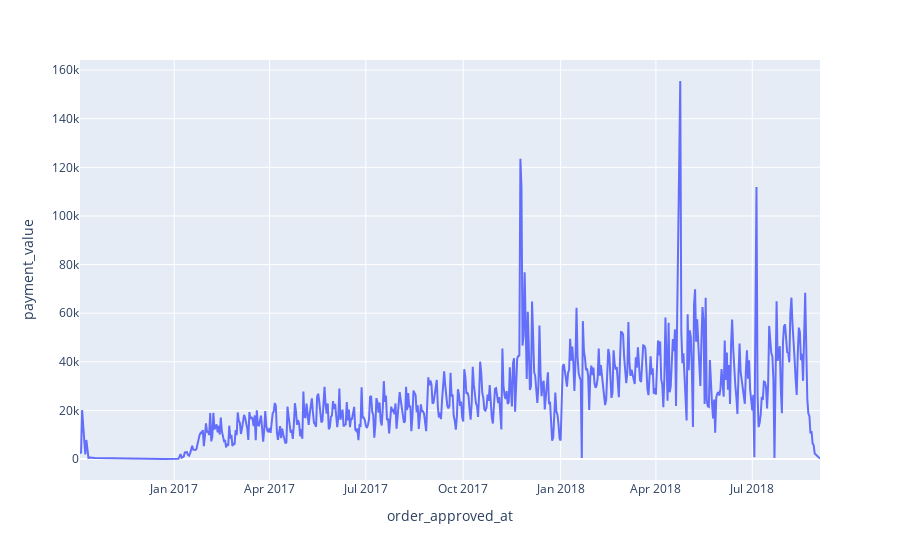

Notebook code for this chart:
### Code cell
import plotly.express as px

fig = px.line(df_sum, x=df_sum.index, y="payment_value")
fig.show()

### Figure 1 — Plotly figure (JSON) as saved in the notebook; plotly's stock layout.template omitted (floating-point values rounded to 4 significant figures; data arrays with more than 128 entries replaced by an {"elided": "..."} marker saying what was removed)
{"data": [{"hovertemplate": "order_approved_at=%{x}<br>payment_value=%{y}<extra></extra>", "legendgroup": "", "line": {"color": "#636efa", "dash": "solid"}, "marker": {"symbol": "circle"}, "mode": "lines", "name": "", "orientation": "v", "showlegend": false, "type": "scatter", "x": {"elided": "610 str values"}, "xaxis": "x", "y": {"elided": "610 float values"}, "yaxis": "y"}], "layout": {"legend": {"tracegroupgap": 0}, "margin": {"t": 60}, "xaxis": {"anchor": "y", "domain": [0, 1], "title": {"text": "order_approved_at"}}, "yaxis": {"anchor": "x", "domain": [0, 1], "title": {"text": "payment_value"}}}}
